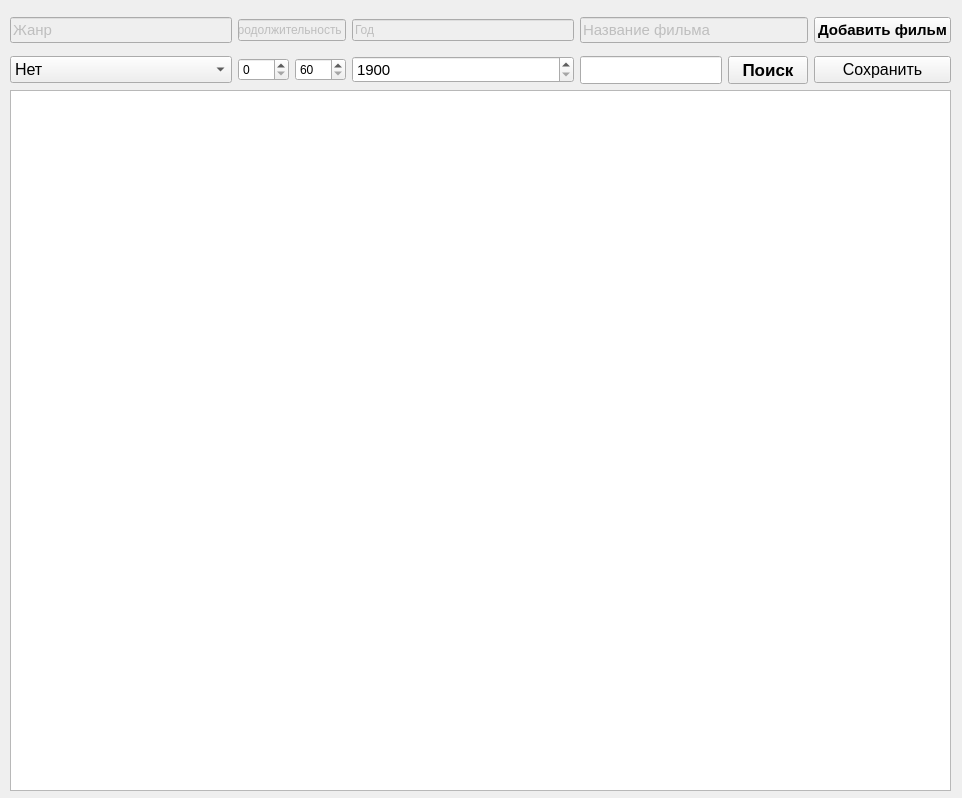
<?xml version="1.0" encoding="UTF-8"?>
<ui version="4.0">
 <class>MainWindow</class>
 <widget class="QMainWindow" name="MainWindow">
  <property name="geometry">
   <rect>
    <x>0</x>
    <y>0</y>
    <width>962</width>
    <height>798</height>
   </rect>
  </property>
  <property name="windowTitle">
   <string>Films</string>
  </property>
  <widget class="QWidget" name="centralwidget">
   <widget class="QWidget" name="horizontalLayoutWidget_2">
    <property name="geometry">
     <rect>
      <x>10</x>
      <y>10</y>
      <width>941</width>
      <height>81</height>
     </rect>
    </property>
    <layout class="QGridLayout" name="gridLayout">
     <item row="1" column="0">
      <widget class="QComboBox" name="cur_genre">
       <property name="enabled">
        <bool>true</bool>
       </property>
       <property name="font">
        <font>
         <family>MS Shell Dlg 2</family>
         <pointsize>12</pointsize>
         <weight>50</weight>
         <bold>false</bold>
        </font>
       </property>
       <property name="editable">
        <bool>false</bool>
       </property>
       <item>
        <property name="text">
         <string>Нет</string>
        </property>
       </item>
       <item>
        <property name="text">
         <string>Комедия</string>
        </property>
       </item>
       <item>
        <property name="text">
         <string>Драма</string>
        </property>
       </item>
       <item>
        <property name="text">
         <string>Мелодрама</string>
        </property>
       </item>
       <item>
        <property name="text">
         <string>Детектив</string>
        </property>
       </item>
       <item>
        <property name="text">
         <string>Документальный</string>
        </property>
       </item>
       <item>
        <property name="text">
         <string>Ужасы</string>
        </property>
       </item>
       <item>
        <property name="text">
         <string>Музыка</string>
        </property>
       </item>
       <item>
        <property name="text">
         <string>Фантастика</string>
        </property>
       </item>
       <item>
        <property name="text">
         <string>Анимация</string>
        </property>
       </item>
       <item>
        <property name="text">
         <string>Биография</string>
        </property>
       </item>
       <item>
        <property name="text">
         <string>Боевик</string>
        </property>
       </item>
       <item>
        <property name="text">
         <string>Приключения</string>
        </property>
       </item>
       <item>
        <property name="text">
         <string>Война</string>
        </property>
       </item>
       <item>
        <property name="text">
         <string>Семейный</string>
        </property>
       </item>
       <item>
        <property name="text">
         <string>Триллер</string>
        </property>
       </item>
       <item>
        <property name="text">
         <string>Фэнтези</string>
        </property>
       </item>
       <item>
        <property name="text">
         <string>Вестерн</string>
        </property>
       </item>
       <item>
        <property name="text">
         <string>Мистика</string>
        </property>
       </item>
       <item>
        <property name="text">
         <string>Короткометражный</string>
        </property>
       </item>
       <item>
        <property name="text">
         <string>Мюзикл</string>
        </property>
       </item>
       <item>
        <property name="text">
         <string>Исторический</string>
        </property>
       </item>
       <item>
        <property name="text">
         <string>Нуар</string>
        </property>
       </item>
      </widget>
     </item>
     <item row="1" column="2">
      <widget class="QSpinBox" name="time_end">
       <property name="minimum">
        <number>60</number>
       </property>
       <property name="maximum">
        <number>210</number>
       </property>
      </widget>
     </item>
     <item row="0" column="5" colspan="3">
      <widget class="QLineEdit" name="lineEdit_5">
       <property name="enabled">
        <bool>false</bool>
       </property>
       <property name="font">
        <font>
         <pointsize>11</pointsize>
        </font>
       </property>
       <property name="text">
        <string>Название фильма</string>
       </property>
       <property name="dragEnabled">
        <bool>false</bool>
       </property>
      </widget>
     </item>
     <item row="1" column="7">
      <widget class="QPushButton" name="findFilms">
       <property name="enabled">
        <bool>true</bool>
       </property>
       <property name="font">
        <font>
         <pointsize>13</pointsize>
         <weight>75</weight>
         <bold>true</bold>
        </font>
       </property>
       <property name="text">
        <string>Поиск</string>
       </property>
      </widget>
     </item>
     <item row="1" column="8">
      <widget class="QPushButton" name="save">
       <property name="font">
        <font>
         <pointsize>12</pointsize>
        </font>
       </property>
       <property name="text">
        <string>Сохранить</string>
       </property>
      </widget>
     </item>
     <item row="0" column="0">
      <widget class="QLineEdit" name="lineEdit">
       <property name="enabled">
        <bool>false</bool>
       </property>
       <property name="font">
        <font>
         <pointsize>11</pointsize>
        </font>
       </property>
       <property name="text">
        <string>Жанр</string>
       </property>
      </widget>
     </item>
     <item row="0" column="8">
      <widget class="QPushButton" name="add">
       <property name="font">
        <font>
         <pointsize>11</pointsize>
         <weight>75</weight>
         <bold>true</bold>
        </font>
       </property>
       <property name="text">
        <string>Добавить фильм</string>
       </property>
      </widget>
     </item>
     <item row="1" column="1">
      <widget class="QSpinBox" name="time_start">
       <property name="maximum">
        <number>60</number>
       </property>
      </widget>
     </item>
     <item row="0" column="1" colspan="2">
      <widget class="QLineEdit" name="lineEdit_2">
       <property name="enabled">
        <bool>false</bool>
       </property>
       <property name="font">
        <font>
         <pointsize>9</pointsize>
        </font>
       </property>
       <property name="text">
        <string>Продолжительность</string>
       </property>
      </widget>
     </item>
     <item row="1" column="5" colspan="2">
      <widget class="QLineEdit" name="name">
       <property name="enabled">
        <bool>true</bool>
       </property>
       <property name="maximumSize">
        <size>
         <width>16777215</width>
         <height>28</height>
        </size>
       </property>
       <property name="font">
        <font>
         <pointsize>11</pointsize>
        </font>
       </property>
       <property name="text">
        <string/>
       </property>
      </widget>
     </item>
     <item row="1" column="3">
      <widget class="QSpinBox" name="year">
       <property name="font">
        <font>
         <pointsize>11</pointsize>
        </font>
       </property>
       <property name="minimum">
        <number>1900</number>
       </property>
       <property name="maximum">
        <number>2019</number>
       </property>
      </widget>
     </item>
     <item row="0" column="3">
      <widget class="QLineEdit" name="lineEdit_3">
       <property name="enabled">
        <bool>false</bool>
       </property>
       <property name="font">
        <font>
         <pointsize>9</pointsize>
        </font>
       </property>
       <property name="text">
        <string>Год</string>
       </property>
      </widget>
     </item>
    </layout>
   </widget>
   <widget class="QWidget" name="horizontalLayoutWidget">
    <property name="geometry">
     <rect>
      <x>10</x>
      <y>90</y>
      <width>941</width>
      <height>701</height>
     </rect>
    </property>
    <layout class="QHBoxLayout" name="horizontalLayout">
     <item>
      <widget class="QTableWidget" name="table">
       <property name="enabled">
        <bool>true</bool>
       </property>
       <property name="font">
        <font>
         <family>Arial</family>
         <pointsize>12</pointsize>
        </font>
       </property>
      </widget>
     </item>
    </layout>
   </widget>
  </widget>
 </widget>
 <resources/>
 <connections/>
</ui>
